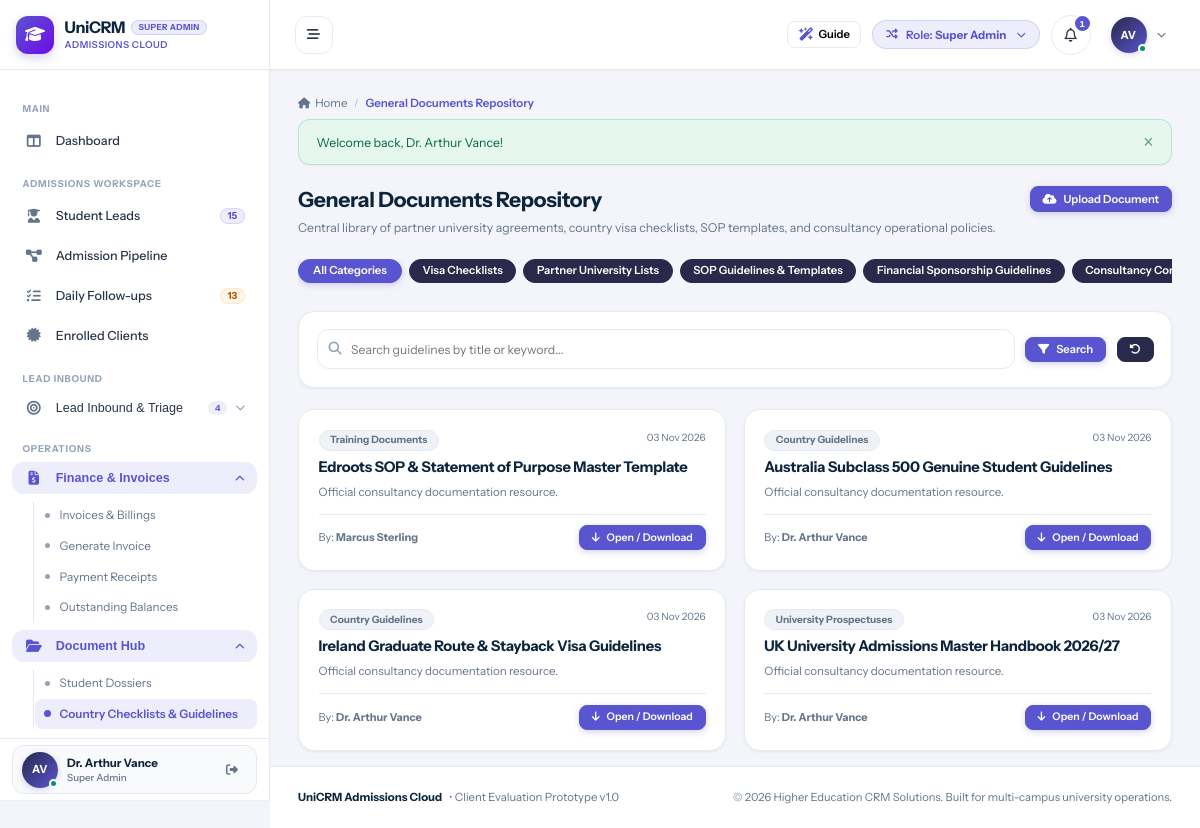
The page /documents/general.php (signed in) on the database its author committed.
### tables this page shows
CREATE TABLE `users` (
  `id` int(11) NOT NULL AUTO_INCREMENT,
  `branch_id` int(11) DEFAULT NULL,
  `role_id` int(11) NOT NULL,
  `manager_id` int(11) DEFAULT NULL,
  `reporting_manager_id` int(11) DEFAULT NULL,
  `name` varchar(150) NOT NULL,
  `email` varchar(150) NOT NULL,
  `password` varchar(255) NOT NULL,
  `phone` varchar(50) DEFAULT NULL,
  `designation` varchar(100) DEFAULT NULL,
  `avatar` varchar(255) DEFAULT NULL,
  `status` enum('Active','Inactive') DEFAULT 'Active',
  `created_at` datetime DEFAULT current_timestamp(),
  `updated_at` datetime DEFAULT NULL ON UPDATE current_timestamp(),
  PRIMARY KEY (`id`),
  UNIQUE KEY `email` (`email`),
  KEY `idx_branch` (`branch_id`),
  KEY `idx_role` (`role_id`),
  KEY `idx_manager` (`manager_id`)
);

CREATE TABLE `roles` (
  `id` int(11) NOT NULL AUTO_INCREMENT,
  `name` varchar(50) NOT NULL,
  `label` varchar(100) NOT NULL,
  `description` text DEFAULT NULL,
  `created_at` datetime DEFAULT current_timestamp(),
  PRIMARY KEY (`id`),
  UNIQUE KEY `name` (`name`)
);

CREATE TABLE `general_documents` (
  `id` int(11) NOT NULL AUTO_INCREMENT,
  `title` varchar(200) NOT NULL,
  `category` varchar(100) NOT NULL,
  `country` varchar(100) DEFAULT NULL,
  `description` text DEFAULT NULL,
  `file_path` varchar(255) NOT NULL,
  `file_name` varchar(255) NOT NULL,
  `file_size` int(11) DEFAULT 0,
  `uploaded_by` int(11) NOT NULL,
  `created_at` datetime DEFAULT current_timestamp(),
  PRIMARY KEY (`id`)
);

### documents/general.php (the view, shortened to what the rows shown need)
<?php
require_once __DIR__ . '/../config/database.php';
require_once __DIR__ . '/../config/helpers.php';
require_once __DIR__ . '/../includes/auth.php';
require_login();
$where = ["1=1"];
$params = [];
$whereSql = implode(' AND ', $where);
$sql = "
    SELECT g.*, u.name as uploaded_by_name
    FROM general_documents g
    LEFT JOIN users u ON g.uploaded_by = u.id
    WHERE {$whereSql}
    ORDER BY g.id DESC
";
$stmt = $pdo->prepare($sql);
$stmt->execute($params);
$docs = $stmt->fetchAll();
include __DIR__ . '/../includes/header.php';
?>
<div class="page-header" style="display:flex; justify-content:space-between; align-items:flex-start; margin-bottom:1.5rem; flex-wrap:wrap; gap:1rem;">
  <div>
    <h1 style="font-size:1.5rem; font-weight:700; color:var(--text-heading); margin:0 0 0.35rem 0;">General Documents Repository</h1>
  </div>
</div>
<div style="display:grid; grid-template-columns:repeat(auto-fit, minmax(320px, 1fr)); gap:1.25rem;">
  <?php if (empty($docs)): ?>
    <div class="card" style="grid-column:1 / -1; padding:3rem; text-align:center; color:var(--text-muted);">
      <i class="fa-regular fa-folder-open" style="font-size:2.2rem; margin-bottom:0.75rem; display:block; color:var(--text-light);"></i>
      No guidelines or documents match your query.
    </div>
  <?php else: ?>
    <?php foreach ($docs as $d): ?>
      <div class="card" style="padding:1.4rem; display:flex; flex-direction:column; justify-content:space-between;">
        <div>
          <div style="display:flex; justify-content:space-between; align-items:flex-start; margin-bottom:0.5rem;">
            <span class="badge badge-secondary" style="font-size:0.72rem; font-weight:700;">
              <?= htmlspecialchars($d['category']) ?>
            </span>
            <span style="font-size:0.72rem; color:var(--text-muted);"><?= date('d M Y', strtotime($d['created_at'])) ?></span>
          </div>
          <h3 style="font-size:1.05rem; font-weight:700; color:var(--text-heading); margin:0 0 0.5rem 0;">
            <?= htmlspecialchars($d['title']) ?>
          </h3>
          <p style="font-size:0.825rem; color:var(--text-muted); margin:0 0 1rem 0; line-height:1.4;">
            <?= htmlspecialchars($d['description'] ?? 'Official consultancy documentation resource.') ?>
          </p>
        </div>
        <div style="display:flex; justify-content:space-between; align-items:center; border-top:1px solid var(--border-color); padding-top:0.75rem; font-size:0.78rem;">
          <span style="color:var(--text-muted);">
            By: <strong><?= htmlspecialchars($d['uploaded_by_name'] ?? 'Admin') ?></strong>
          </span>
          <a href="<?= base_url('uploads/documents/' . rawurlencode($d['file_name'])) ?>" target="_blank" class="btn btn-primary btn-sm" style="font-size:0.75rem;">
            <i class="fa-solid fa-arrow-down"></i> Open / Download
          </a>
        </div>
      </div>
    <?php endforeach; ?>
  <?php endif; ?>
</div>
<?php include __DIR__ . '/../includes/footer.php'; ?>

### includes/header.php (shortened to what the rows shown need)
<?php
require_once __DIR__ . '/auth.php';
$currentUser = current_user();
$unreadNotifCount = $currentUser ? get_unread_notifications_count($currentUser['id']) : 0;
?>
<!DOCTYPE html>
<html lang="en">
<head>
  <link rel="stylesheet" href="https://cdnjs.cloudflare.com/ajax/libs/font-awesome/6.5.1/css/all.min.css">
  <link rel="stylesheet" href="<?= base_url('assets/css/style.css') ?>">
</head>
<body>
<div id="app-layout">
  <?php include __DIR__ . '/sidebar.php'; ?>
  <div id="main-wrapper">
    <header id="top-navbar">
      <div class="navbar-right">
        <div class="role-switcher-dropdown" style="position: relative;">
          <button type="button" class="role-switcher-btn" id="role-switcher-btn" title="Simulate different role permissions">
            <span>Role: <strong><?= htmlspecialchars($currentUser['role_label'] ?? 'Guest') ?></strong></span>
          </button>
        </div>
        <div style="position: relative;">
          <button type="button" class="notification-bell-btn" id="notif-bell-btn" title="Notifications">
            <i class="fa-regular fa-bell"></i>
            <?php if ($unreadNotifCount > 0): ?>
              <span class="notification-counter"><?= $unreadNotifCount ?></span>
            <?php endif; ?>
          </button>
        </div>
        <div style="position: relative;">
          <button type="button" class="profile-dropdown-btn" id="user-profile-btn">
            <div class="user-avatar-sm online">
              <?= user_initials($currentUser['name'] ?? 'U') ?>
            </div>
            <i class="fa-solid fa-chevron-down" style="font-size:0.65rem; color:var(--text-muted);"></i>
          </button>
        </div>
      </div>
    </header>
    <main class="content-area">

### includes/sidebar.php (shortened to what the rows shown need)
<?php
$currentUser = current_user();
?>
<aside id="sidebar">
<?php
$rawRoleLabel = $currentUser['role_label'] ?? 'Staff';
$headerRoleBadge = $rawRoleLabel;
?>
  <div class="sidebar-header" id="sidebar-brand-header">
    <a href="<?= base_url('dashboard/index.php') ?>" class="brand-wrapper">
      <div class="brand-text">
        <div class="brand-title-row">
          <h1 class="brand-title">UniCRM</h1>
          <span class="sidebar-role-badge sidebar-demo-badge" title="<?= htmlspecialchars($rawRoleLabel) ?>"><?= htmlspecialchars($headerRoleBadge) ?></span>
        </div>
      </div>
    </a>
  </div>
  <div class="sidebar-user">
    <div class="sidebar-user-card">
      <div class="user-snippet">
        <div class="user-avatar-sm online" title="<?= htmlspecialchars($currentUser['name'] ?? 'User') ?>">
          <?= user_initials($currentUser['name'] ?? 'U') ?>
        </div>
        <div class="user-info">
          <span class="user-name" title="<?= htmlspecialchars($currentUser['name'] ?? 'User') ?>"><?= htmlspecialchars($currentUser['name'] ?? 'User') ?></span>
          <span class="user-role"><?= htmlspecialchars($currentUser['role_label'] ?? 'Staff') ?></span>
        </div>
      </div>
    </div>
  </div>
</aside>

### rows shown on the page
users: role.label "SUPER ADMIN", name "AV", name "Dr. Arthur Vance", role.label "Super Admin", id "1"
general_documents: category "Training Documents", created_at "03 Nov 2026", title "Edroots SOP & Statement of Purpose Master Template", description "Official consultancy documentation resource.", users.name "Marcus Sterling"
general_documents: category "Country Guidelines", created_at "03 Nov 2026", title "Australia Subclass 500 Genuine Student Guidelines", description "Official consultancy documentation resource.", users.name "Dr. Arthur Vance"
general_documents: category "Country Guidelines", created_at "03 Nov 2026", title "Ireland Graduate Route & Stayback Visa Guidelines", description "Official consultancy documentation resource.", users.name "Dr. Arthur Vance"
general_documents: category "University Prospectuses", created_at "03 Nov 2026", title "UK University Admissions Master Handbook 2026/27", description "Official consultancy documentation resource.", users.name "Dr. Arthur Vance"

### other values the page prints
$sidebarActiveLeadsCount "15"
$sidebarTotalTasks "13"
$sidebarWebLeadsCount "4"
$pageTitle "General Documents Repository"
$flash['message'] "Welcome back, Dr. Arthur Vance!"
$cat "Visa Checklists"
$cat "Partner University Lists"
$cat "SOP Guidelines & Templates"
$cat "Financial Sponsorship Guidelines"
$cat "Consultancy…"
